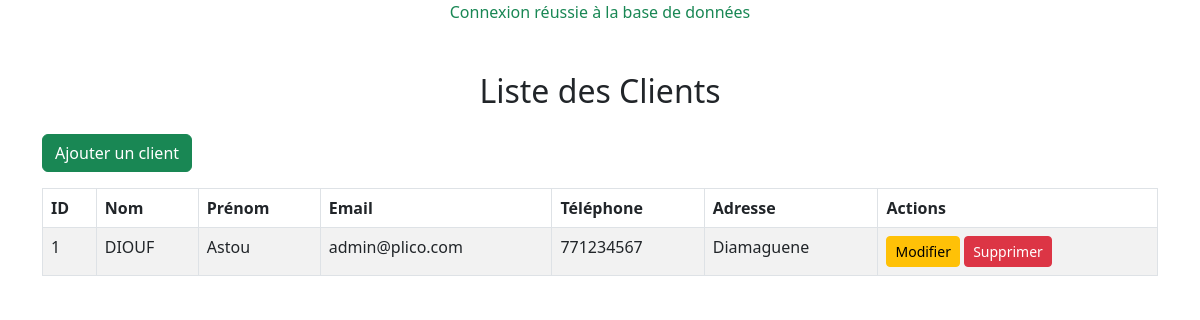
/clients.php, run on the app's committed database.
### tables this page shows
CREATE TABLE `clients` (
  `id` int(11) NOT NULL,
  `nom` varchar(100) NOT NULL,
  `prenom` varchar(100) NOT NULL,
  `email` varchar(100) NOT NULL,
  `telephone` varchar(15) DEFAULT NULL,
  `adresse` varchar(255) DEFAULT NULL
);

### clients.php (the view, shortened to what this page needs)
<?php include 'db.php'; ?>
<!DOCTYPE html>
<html lang="fr">
<head>
    <link href="https://cdnjs.cloudflare.com/ajax/libs/bootstrap/5.3.0/css/bootstrap.min.css" rel="stylesheet">
</head>
<body>
    <div class="container mt-5">
        <h2 class="text-center mb-4">Liste des Clients</h2>
        <a href="add_client.php" class="btn btn-success mb-3">Ajouter un client</a>
        <table class="table table-bordered table-striped">
            <thead>
                <tr>
                    <th>ID</th>
                    <th>Nom</th>
                    <th>Prénom</th>
                    <th>Email</th>
                    <th>Téléphone</th>
                    <th>Adresse</th>
                    <th>Actions</th>
                </tr>
            </thead>
            <tbody>
                <?php
                $query = $conn->query("SELECT * FROM clients");
                $clients = $query->fetchAll(PDO::FETCH_ASSOC);
                foreach ($clients as $client): ?>
                    <tr>
                        <td><?= htmlspecialchars($client['id']); ?></td>
                        <td><?= htmlspecialchars($client['nom']); ?></td>
                        <td><?= htmlspecialchars($client['prenom']); ?></td>
                        <td><?= htmlspecialchars($client['email']); ?></td>
                        <td><?= htmlspecialchars($client['telephone']); ?></td>
                        <td><?= htmlspecialchars($client['adresse']); ?></td>
                        <td>
                            <a href="edit_client.php?id=<?= $client['id']; ?>" class="btn btn-warning btn-sm">Modifier</a>
                            <a href="delete_client.php?id=<?= $client['id']; ?>" class="btn btn-danger btn-sm" onclick="return confirm('Êtes-vous sûr de vouloir supprimer ce client ?');">Supprimer</a>
                        </td>
                    </tr>
                <?php endforeach; ?>
            </tbody>
        </table>
    </div>
</body>
</html>

### data on the page
clients: id "1", nom "DIOUF", prenom "Astou", email "admin@plico.com", telephone "771234567", adresse "Diamaguene"
